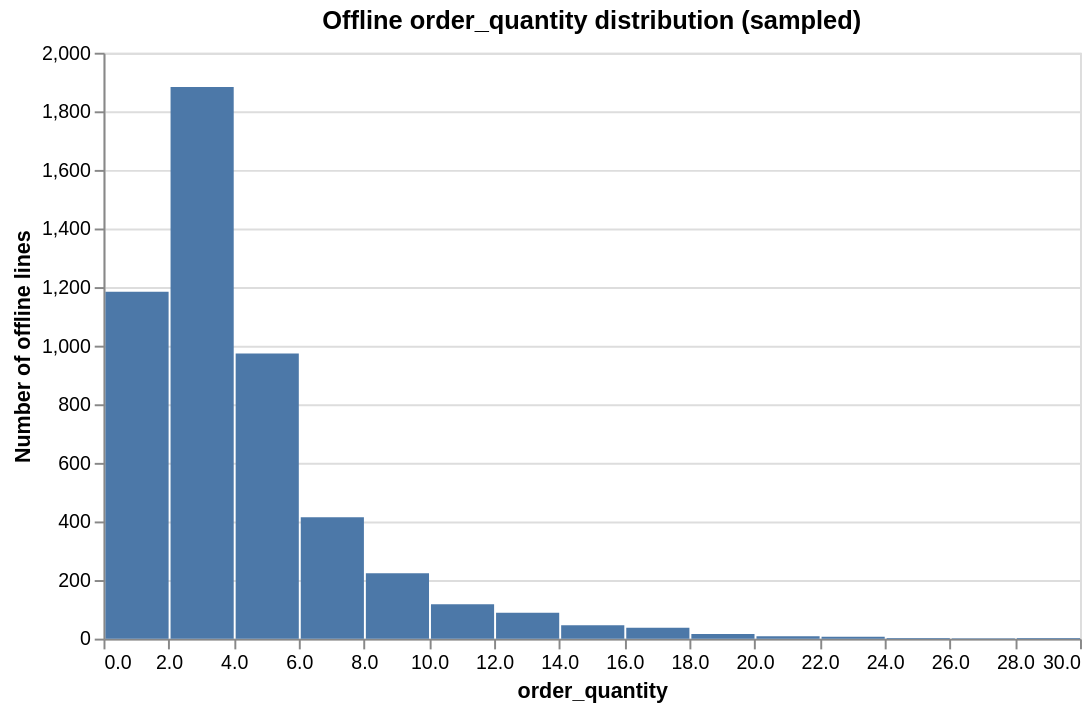

Notebook code cell kept with this figure:
### Code cell
# Visualise quantity distribution on offline lines only
offline_qty = df[df['online_order_flag']==0.0]
chart = alt.Chart(offline_qty.sample(min(5000, len(offline_qty)), random_state=42)).mark_bar().encode(
    x=alt.X('order_quantity:Q', bin=alt.Bin(maxbins=20), title='order_quantity'),
    y=alt.Y('count():Q', title='Number of offline lines'),
    tooltip=['count():Q']
).properties(title='Offline order_quantity distribution (sampled)', width=500, height=300)
chart.display()

### Figure 1 — Vega specification as saved in the notebook (floating-point values rounded to 4 significant figures)
{"$schema": "https://vega.github.io/schema/vega/v5.json", "data": [{"name": "source_0", "values": [{"__count": 1883, "bin_maxbins_20_order_quantity": 2.0, "bin_maxbins_20_order_quantity_end": 4.0}, {"__count": 88, "bin_maxbins_20_order_quantity": 12.0, "bin_maxbins_20_order_quantity_end": 14.0}, {"__count": 1184, "bin_maxbins_20_order_quantity": 0.0, "bin_maxbins_20_order_quantity_end": 2.0}, {"__count": 414, "bin_maxbins_20_order_quantity": 6.0, "bin_maxbins_20_order_quantity_end": 8.0}, {"__count": 117, "bin_maxbins_20_order_quantity": 10.0, "bin_maxbins_20_order_quantity_end": 12.0}, {"__count": 973, "bin_maxbins_20_order_quantity": 4.0, "bin_maxbins_20_order_quantity_end": 6.0}, {"__count": 223, "bin_maxbins_20_order_quantity": 8.0, "bin_maxbins_20_order_quantity_end": 10.0}, {"__count": 2, "bin_maxbins_20_order_quantity": 28.0, "bin_maxbins_20_order_quantity_end": 30.0}, {"__count": 37, "bin_maxbins_20_order_quantity": 16.0, "bin_maxbins_20_order_quantity_end": 18.0}, {"__count": 8, "bin_maxbins_20_order_quantity": 20.0, "bin_maxbins_20_order_quantity_end": 22.0}, {"__count": 46, "bin_maxbins_20_order_quantity": 14.0, "bin_maxbins_20_order_quantity_end": 16.0}, {"__count": 16, "bin_maxbins_20_order_quantity": 18.0, "bin_maxbins_20_order_quantity_end": 20.0}, {"__count": 6, "bin_maxbins_20_order_quantity": 22.0, "bin_maxbins_20_order_quantity_end": 24.0}, {"__count": 2, "bin_maxbins_20_order_quantity": 24.0, "bin_maxbins_20_order_quantity_end": 26.0}, {"__count": 1, "bin_maxbins_20_order_quantity": 26.0, "bin_maxbins_20_order_quantity_end": 28.0}]}, {"name": "source_0_y_domain___count", "values": [{"min": 1, "max": 1883}]}], "signals": [{"name": "bin_maxbins_20_order_quantity_bins", "value": {"fields": ["order_quantity"], "fname": "bin_order_quantity", "start": 0.0, "step": 2.0, "stop": 30.0}}], "marks": [{"type": "rect", "name": "marks", "from": {"data": "source_0"}, "encode": {"update": {"fill": {"value": "#4c78a8"}, "y2": {"value": 0, "scale": "y"}, "x": {"field": "bin_maxbins_20_order_quantity_end", "scale": "x", "offset": {"signal": "0.5 + (abs(scale(\"x\", datum[\"bin_maxbins_20_order_quantity_end\"]) - scale(\"x\", datum[\"bin_maxbins_20_order_quantity\"])) < 0.25 ? 0.5 * (0.25 - (abs(scale(\"x\", datum[\"bin_maxbins_20_order_quantity_end\"]) - scale(\"x\", datum[\"bin_maxbins_20_order_quantity\"])))) : -0.5)"}}, "tooltip": {"signal": "{\"Count of Records\": format(datum[\"__count\"], \"\")}"}, "x2": {"field": "bin_maxbins_20_order_quantity", "scale": "x", "offset": {"signal": "0.5 + (abs(scale(\"x\", datum[\"bin_maxbins_20_order_quantity_end\"]) - scale(\"x\", datum[\"bin_maxbins_20_order_quantity\"])) < 0.25 ? -0.5 * (0.25 - (abs(scale(\"x\", datum[\"bin_maxbins_20_order_quantity_end\"]) - scale(\"x\", datum[\"bin_maxbins_20_order_quantity\"])))) : 0.5)"}}, "y": {"field": "__count", "scale": "y"}}}, "style": ["bar"]}], "scales": [{"name": "x", "type": "linear", "domain": {"signal": "[bin_maxbins_20_order_quantity_bins.start, bin_maxbins_20_order_quantity_bins.stop]"}, "range": [0, {"signal": "width"}], "bins": {"signal": "bin_maxbins_20_order_quantity_bins"}, "zero": false}, {"name": "y", "type": "linear", "domain": [{"signal": "(data(\"source_0_y_domain___count\")[0] || {}).min"}, {"signal": "(data(\"source_0_y_domain___count\")[0] || {}).max"}], "range": [{"signal": "height"}, 0], "zero": true, "nice": true}], "axes": [{"scale": "y", "labels": false, "aria": false, "minExtent": 0, "ticks": false, "domain": false, "zindex": 0, "orient": "left", "gridScale": "x", "grid": true, "tickCount": {"signal": "ceil(height/40)"}, "maxExtent": 0}, {"scale": "x", "zindex": 0, "title": "order_quantity", "orient": "bottom", "labelFlush": true, "labelOverlap": true, "grid": false, "tickCount": {"signal": "ceil(width/10)"}}, {"scale": "y", "title": "Number of offline lines", "labelOverlap": true, "tickCount": {"signal": "ceil(height/40)"}, "orient": "left", "zindex": 0, "grid": false}], "title": {"text": "Offline order_quantity distribution (sampled)", "frame": "group"}, "height": 300, "padding": 5, "background": "white", "width": 500, "style": "cell"}
